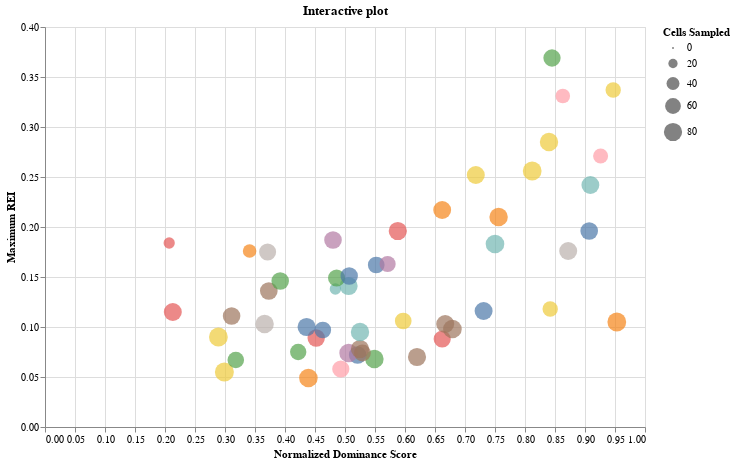
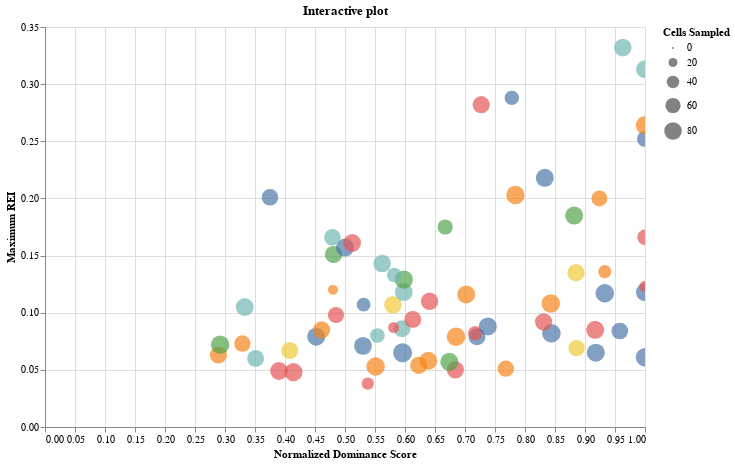

Notebook code cell kept with these figures, in order:
### Code cell
cmap = "viridis"

vmin = min(getattr(node, stat) for tree in trees.values() for node in tree.tree.traverse())
vmax = max(getattr(node, stat) for tree in trees.values() for node in tree.tree.traverse())

for time, time_df in df.groupby("time"):

    scatter_plot = alt.Chart(time_df.round(3)).mark_circle().encode(
        x=alt.X('normalized dominance score:Q', title='Normalized Dominance Score'),
        y=alt.Y('maximum REI:Q', title='Maximum REI'),
        size=alt.Size('cells sampled:Q', title='Cells Sampled'),
        color=alt.Color('mouse:N', title='Mouse', legend=None),
        tooltip=['uid:N', 'cells sampled:Q', 'median Δaffinity:Q', 'Δaffinity of max REI node:Q']  # Tooltip to show the uid when hovered over
    ).properties(
        width=600,
        height=400,
        title='Interactive plot'
    ).interactive()

    # Display the plot
    scatter_plot.show()
    scatter_plot.save(f"{output_dir}/interactive_REI_Dom_{time}.html")
